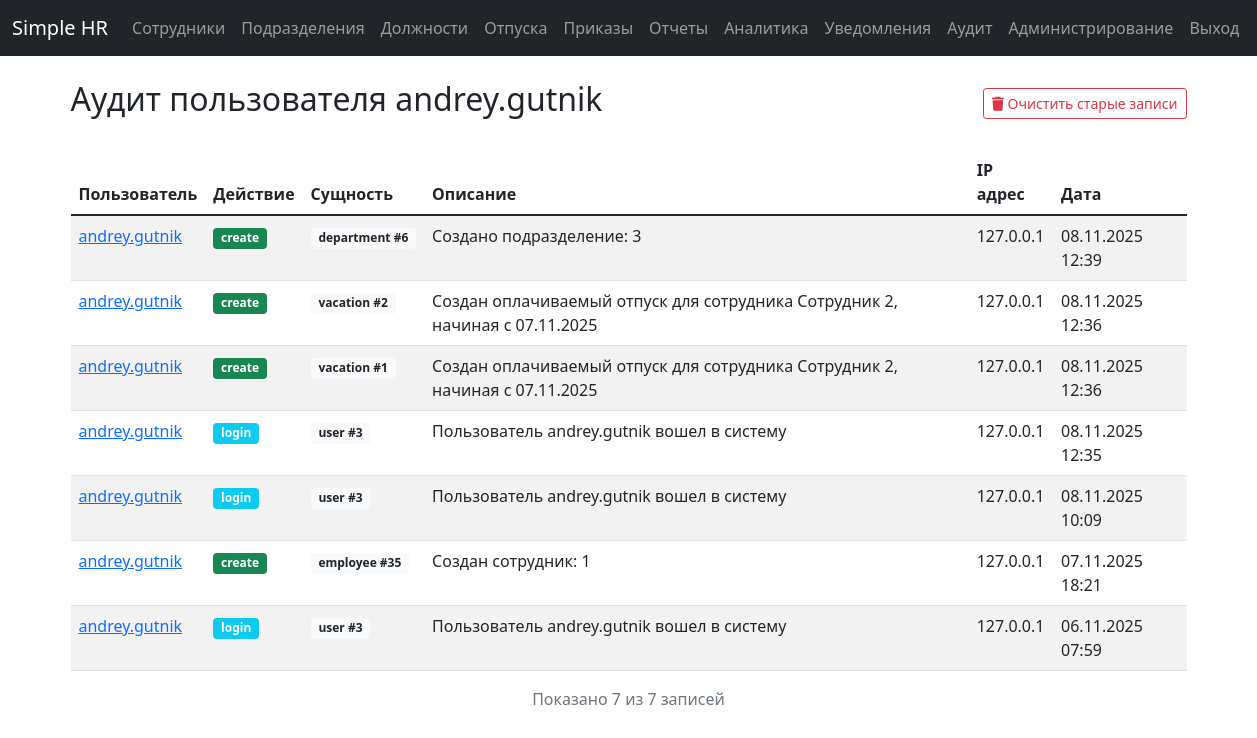
/audit/user/3 (signed in), run on an earlier commit of the app's database.
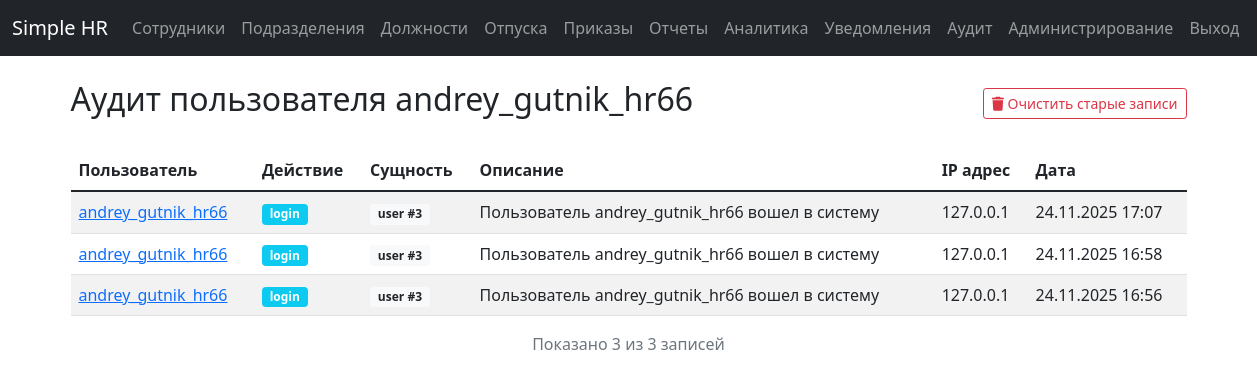
And on a later commit of the database.
### app/models.py (models this page shows, shortened)
class User(UserMixin, db.Model):
    id = db.Column(db.Integer, primary_key=True)
    username = db.Column(db.String(80), unique=True, nullable=False, index=True)
    email = db.Column(db.String(120), unique=True, nullable=False, index=True)
    password_hash = db.Column(db.String(256), nullable=False)
    role = db.Column(db.String(20), nullable=False, index=True)  # 'admin' or 'hr'
    active = db.Column(db.Boolean, default=True, nullable=False, name='is_active')
    created_at = db.Column(db.DateTime, default=datetime.utcnow, index=True)
    last_login = db.Column(db.DateTime, index=True)
    reset_token = db.Column(db.String(100), unique=True, nullable=True)
    reset_token_expires = db.Column(db.DateTime, nullable=True)
    __table_args__ = (
        db.Index('idx_user_role_active', 'role', 'is_active'),
    )
    def is_admin(self):
        return self.role == 'admin'

class AuditLog(db.Model):
    id = db.Column(db.Integer, primary_key=True)
    user_id = db.Column(db.Integer, db.ForeignKey('user.id'), nullable=False, index=True)
    action = db.Column(db.String(100), nullable=False, index=True)  # create, update, delete, login, etc.
    entity_type = db.Column(db.String(50), nullable=False, index=True)  # employee, department, etc.
    entity_id = db.Column(db.Integer, nullable=True, index=True)
    description = db.Column(db.Text, nullable=True)
    ip_address = db.Column(db.String(45), nullable=True, index=True)  # IPv4 or IPv6
    user_agent = db.Column(db.Text, nullable=True)
    created_at = db.Column(db.DateTime, default=datetime.utcnow, nullable=False, index=True)
    user = db.relationship('User', backref=db.backref('audit_logs', lazy=True))
    __table_args__ = (
        db.Index('idx_audit_user_action', 'user_id', 'action'),
        db.Index('idx_audit_entity_type_id', 'entity_type', 'entity_id'),
        db.Index('idx_audit_created_at', 'created_at'),
    )

### app/routes/audit.py (the view)
@bp.route('/user/<int:user_id>')
@login_required
@admin_required
def user_logs(user_id):
    user = User.query.get_or_404(user_id)
    page = request.args.get('page', 1, type=int)
    logs = AuditLog.query.filter_by(user_id=user_id)\
                        .order_by(AuditLog.created_at.desc())\
                        .paginate(page=page, per_page=20, error_out=False)
    return render_template('audit/list.html', logs=logs, target_user=user)

### app/templates/audit/list.html (shortened to what this page needs)
{% extends "base.html" %}
{% block content %}
<div class="d-flex justify-content-between align-items-center mb-4">
    <h2>
        {% if my_logs %}
            Мой аудит
        {% elif target_user %}
            Аудит пользователя {{ target_user.username }}
        {% else %}
            Аудит системы
        {% endif %}
    </h2>
    {% if not my_logs and current_user.is_admin() %}
    <form method="POST" action="{{ url_for('audit.cleanup_logs') }}" class="d-inline">
        <button type="submit" class="btn btn-outline-danger btn-sm" onclick="return confirm('Вы уверены, что хотите удалить старые записи аудита?')">
            <i class="fas fa-trash"></i> Очистить старые записи
        </button>
    </form>
    {% endif %}
</div>
{% if logs.items %}
<div class="row">
    <div class="col-12">
        <div class="table-responsive">
            <table class="table table-striped table-hover">
                <thead>
                    <tr>
                        {% if not my_logs %}
                        <th>Пользователь</th>
                        {% endif %}
                        <th>Действие</th>
                        <th>Сущность</th>
                        <th>Описание</th>
                        <th>IP адрес</th>
                        <th>Дата</th>
                    </tr>
                </thead>
                <tbody>
                    {% for log in logs.items %}
                    <tr>
                        {% if not my_logs %}
                        <td>
                            {% if current_user.is_admin() %}
                            <a href="{{ url_for('audit.user_logs', user_id=log.user_id) }}">{{ log.user.username }}</a>
                            {% else %}
                            {{ log.user.username }}
                            {% endif %}
                        </td>
                        {% endif %}
                        <td>
                            <span class="badge bg-{% if log.action == 'create' %}success{% elif log.action == 'update' %}warning{% elif log.action == 'delete' %}danger{% elif log.action == 'login' %}info{% elif log.action == 'logout' %}secondary{% else %}primary{% endif %}">
                                {{ log.action }}
                            </span>
                        </td>
                        <td>
                            <span class="badge bg-light text-dark">
                                {{ log.entity_type }}{% if log.entity_id %} #{{ log.entity_id }}{% endif %}
                            </span>
                        </td>
                        <td>{{ log.description or '-' }}</td>
                        <td>{{ log.ip_address or '-' }}</td>
                        <td>{{ log.created_at.strftime('%d.%m.%Y %H:%M') }}</td>
                    </tr>
                    {% endfor %}
                </tbody>
            </table>
        </div>
    </div>
</div>
<p class="text-center text-muted">Показано {{ logs.items|length }} из {{ logs.total }} записей</p>
{% endif %}
{% endblock %}

What changed in the data, as far as the page shows it:
removed AuditLog: user.username "andrey.gutnik", action "create", entity_type "department", entity_id "6", description "Создано подразделение: 3", ip_address "127.0.0.1", created_at "08.11.2025 12:39"
removed AuditLog: user.username "andrey.gutnik", action "create", entity_type "vacation", entity_id "2", description "Создан оплачиваемый отпуск для сотрудника Сотрудник 2, начиная с 07.11.2025", ip_address "127.0.0.1", created_at "08.11.2025 12:36"
removed AuditLog: user.username "andrey.gutnik", action "create", entity_type "vacation", entity_id "1", description "Создан оплачиваемый отпуск для сотрудника Сотрудник 2, начиная с 07.11.2025", ip_address "127.0.0.1", created_at "08.11.2025 12:36"
removed AuditLog: user.username "andrey.gutnik", action "login", entity_type "user", entity_id "3", description "Пользователь andrey.gutnik вошел в систему", ip_address "127.0.0.1", created_at "08.11.2025 12:35"
changed User: username "andrey.gutnik" → "andrey_gutnik_hr66"
changed AuditLog (number 1 of 3 on the later page): user.username "andrey.gutnik" → "andrey_gutnik_hr66"; description "Пользователь andrey.gutnik вошел в систему" → "Пользователь andrey_gutnik_hr66 вошел в систему"; created_at "08.11.2025 10:09" → "24.11.2025 17:07"
changed AuditLog (number 2 of 3 on the later page): user.username "andrey.gutnik" → "andrey_gutnik_hr66"; action "create" → "login"; entity_type "employee" → "user"; entity_id "35" → "3"; description "Создан сотрудник: 1" → "Пользователь andrey_gutnik_hr66 вошел в систему"; created_at "07.11.2025 18:21" → "24.11.2025 16:58"
changed AuditLog (number 3 of 3 on the later page): user.username "andrey.gutnik" → "andrey_gutnik_hr66"; description "Пользователь andrey.gutnik вошел в систему" → "Пользователь andrey_gutnik_hr66 вошел в систему"; created_at "06.11.2025 07:59" → "24.11.2025 16:56"
Also different on the page:
{{ logs.items|length }}: "7" → "3"
{{ logs.total }}: "7" → "3"
